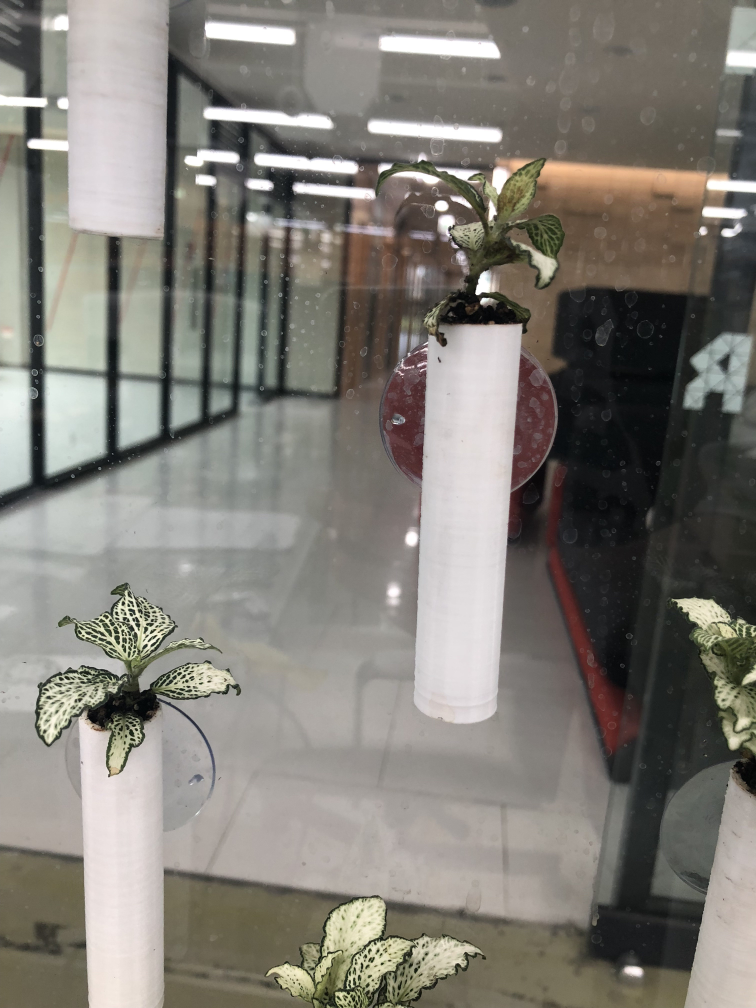
#> input picture 002_ColorSegDetection_v003_newImageTest/test_1.jpg, 3024 x 4032 px, given in place of the camera (shown at 1/4 size)
$ python contour_detection.py   (older library calls are emulated)
#> lines starting #> are read from the running program, lines starting #| are printed output that depends on the picture; after the words box and inside, x2 and y2 are one past the last pixel; in counts of white or black regions, pixels touching at a corner belong together
from __future__ import division
import cv2
import numpy as np
import time

def nothing(*arg):
    pass


FRAME_WIDTH = 640
FRAME_HEIGHT = 480

# Initial HSV GUI slider values to load on program start.
# icol = (36, 202, 59, 71, 255, 255)    # Green
# icol = (18, 0, 196, 36, 255, 255)  # Yellow
icol = (89, 0, 0, 125, 255, 255)  # Blue
# icol = (0, 100, 80, 10, 255, 255)   # Red
# icol = (104, 117, 222, 121, 255, 255)   # test
# icol = (0, 0, 0, 255, 255, 255)  # New start

cv2.namedWindow('colorTest')
# Lower range colour sliders.
cv2.createTrackbar('lowHue', 'colorTest', icol[0], 255, nothing)
cv2.createTrackbar('lowSat', 'colorTest', icol[1], 255, nothing)
cv2.createTrackbar('lowVal', 'colorTest', icol[2], 255, nothing)
# Higher range colour sliders.
cv2.createTrackbar('highHue', 'colorTest', icol[3], 255, nothing)
cv2.createTrackbar('highSat', 'colorTest', icol[4], 255, nothing)
cv2.createTrackbar('highVal', 'colorTest', icol[5], 255, nothing)

# Initialize webcam. Webcam 0 or webcam 1 or ...
vidCapture = cv2.VideoCapture(0)
vidCapture.set(cv2.CAP_PROP_FRAME_WIDTH, FRAME_WIDTH)
vidCapture.set(cv2.CAP_PROP_FRAME_HEIGHT, FRAME_HEIGHT)

while True:
    timeCheck = time.time()
    # Get HSV values from the GUI sliders.
    lowHue = cv2.getTrackbarPos('lowHue', 'colorTest')
    lowSat = cv2.getTrackbarPos('lowSat', 'colorTest')
    lowVal = cv2.getTrackbarPos('lowVal', 'colorTest')
    highHue = cv2.getTrackbarPos('highHue', 'colorTest')
    highSat = cv2.getTrackbarPos('highSat', 'colorTest')
    highVal = cv2.getTrackbarPos('highVal', 'colorTest')

    # Get webcam frame
    _, frame = vidCapture.read()
#> frame is the input picture: shape (4032, 3024, 3); mean B, G, R 118.6, 125.7, 129

    # Show the original image.
    cv2.imshow('frame', frame)

    # Convert the frame to HSV colour model.
    frameHSV = cv2.cvtColor(frame, cv2.COLOR_BGR2HSV)
#> frameHSV: shape (4032, 3024, 3); mean H, S, V 44.4, 29.8, 130.5

    # HSV values to define a colour range we want to create a mask from.
    colorLow = np.array([lowHue, lowSat, lowVal])
    colorHigh = np.array([highHue, highSat, highVal])
    mask = cv2.inRange(frameHSV, colorLow, colorHigh)
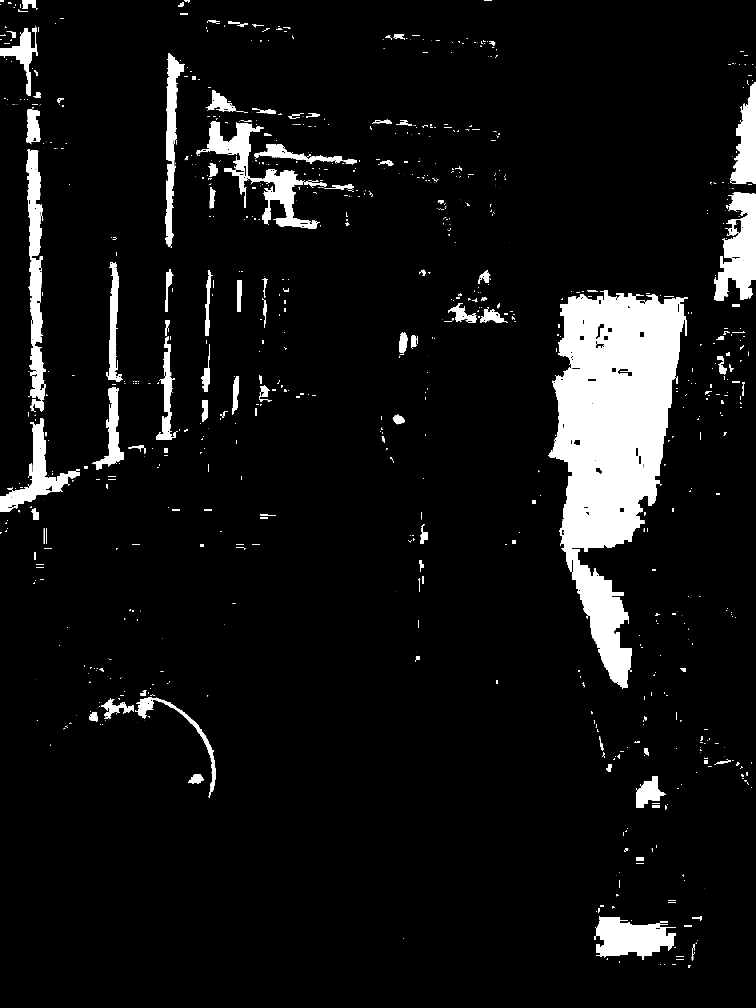
#> mask: shape (4032, 3024) (shown at 1/4 size); 7.2% white; 1269 white regions (837 under 20 px)
    # Show the first mask
    cv2.imshow('mask-plain', mask)

    im2, contours, hierarchy = cv2.findContours(mask, cv2.RETR_TREE, cv2.CHAIN_APPROX_SIMPLE)
#> contours = 1757 contours, 1339 with area under 20; largest, box (x1, y1, x2, y2) and area: (2194, 1172, 2752, 2754) 468886, (786, 486, 1306, 915) 43164, (2858, 770, 3024, 1204) 42963, (106, 597, 184, 1648) 42126, (2378, 3664, 2705, 3840) 36132

    contour_sizes = [(cv2.contourArea(contour), contour) for contour in contours]
#> contour_sizes = 1757 items
    biggest_contour = max(contour_sizes, key=lambda x: x[0])[1]
#> biggest_contour = contour of 1524 points, box (x1, y1, x2, y2) (2194, 1172, 2752, 2754), area 468886

    # cv2.drawContours(frame, biggest_contour, -1, (0,255,0), 3)

    x, y, w, h = cv2.boundingRect(biggest_contour)
#> x = 2194; y = 1172; w = 558; h = 1582
    cv2.rectangle(frame, (x, y), (x + w, y + h), (0, 255, 0), 2)

    # [8 lines of commented-out code are left out]
    cv2.imshow('colorTest', frame)

    k = cv2.waitKey(5) & 0xFF
#> (key Esc is pressed here)
    if k == 27:
        break
    print('fps - ', 1 / (time.time() - timeCheck))

cv2.destroyAllWindows()
vidCapture.release()

$ run again, on 002_ColorSegDetection_v003_newImageTest/test_2.jpg
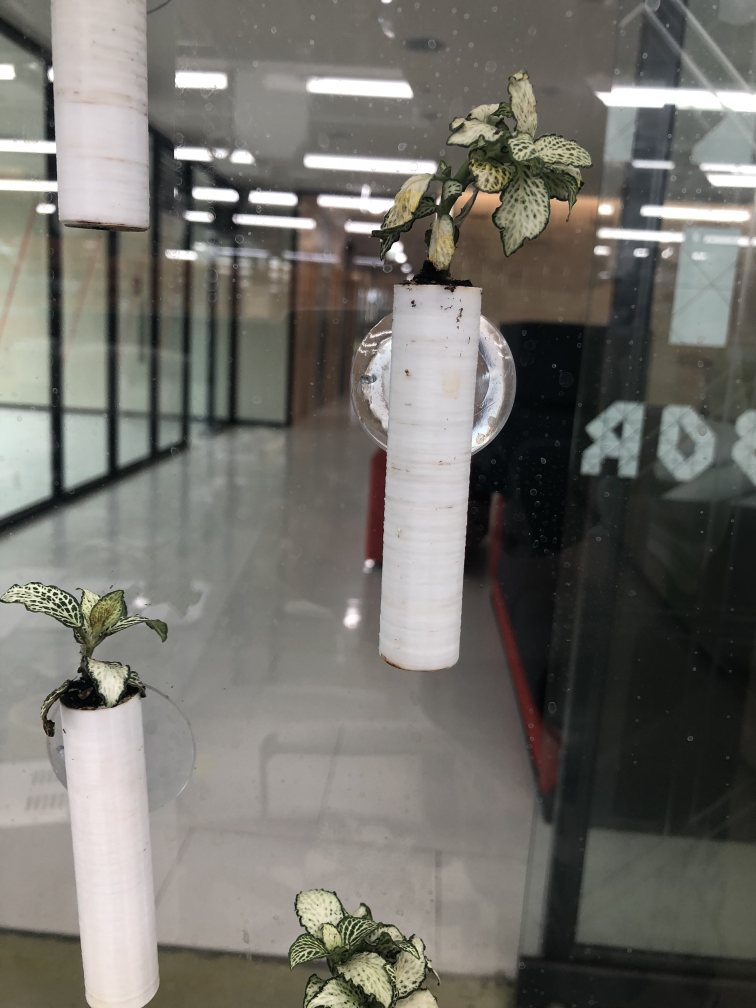
#> input picture 002_ColorSegDetection_v003_newImageTest/test_2.jpg, 3024 x 4032 px, given in place of the camera (shown at 1/4 size)
#> frame is the input picture: shape (4032, 3024, 3); mean B, G, R 107, 112.9, 114.6
#> frameHSV: shape (4032, 3024, 3); mean H, S, V 45.1, 29.3, 116.5
#> `mask = cv2.inRange(frameHSV, colorLow, colorHigh)`:
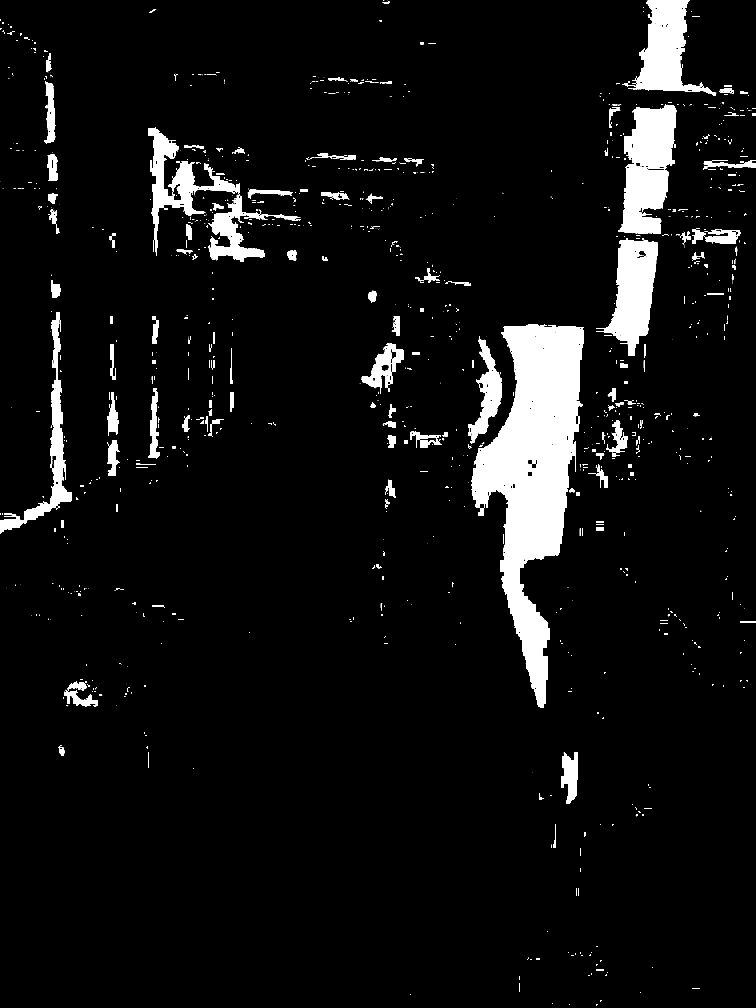
#> mask: shape (4032, 3024) (shown at 1/4 size); 6.5% white; 1412 white regions (883 under 20 px)
#> contours = 1906 contours, 1429 with area under 20; largest, box (x1, y1, x2, y2) and area: (1884, 1296, 2336, 2832) 320217, (2472, 416, 2708, 936) 79674, (2384, 952, 2631, 1424) 59390, (2488, 0, 2865, 384) 57460, (592, 508, 960, 1023) 39216
#> contour_sizes = 1906 items
#> biggest_contour = contour of 1320 points, box (x1, y1, x2, y2) (1884, 1296, 2336, 2832), area 320217
#> x = 1884; y = 1296; w = 452; h = 1536

$ run again, on 002_ColorSegDetection_v003_newImageTest/test_3.jpg
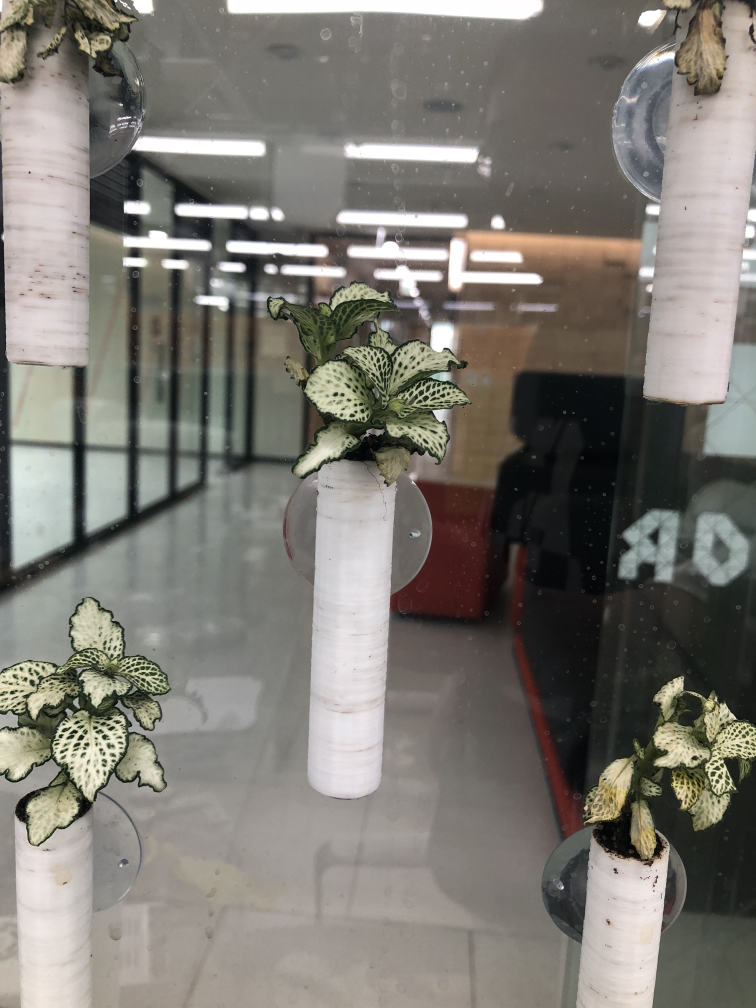
#> input picture 002_ColorSegDetection_v003_newImageTest/test_3.jpg, 3024 x 4032 px, given in place of the camera (shown at 1/4 size)
#> frame is the input picture: shape (4032, 3024, 3); mean B, G, R 115.2, 121.9, 125.1
#> frameHSV: shape (4032, 3024, 3); mean H, S, V 39.3, 30.4, 126.7
#> `mask = cv2.inRange(frameHSV, colorLow, colorHigh)`:
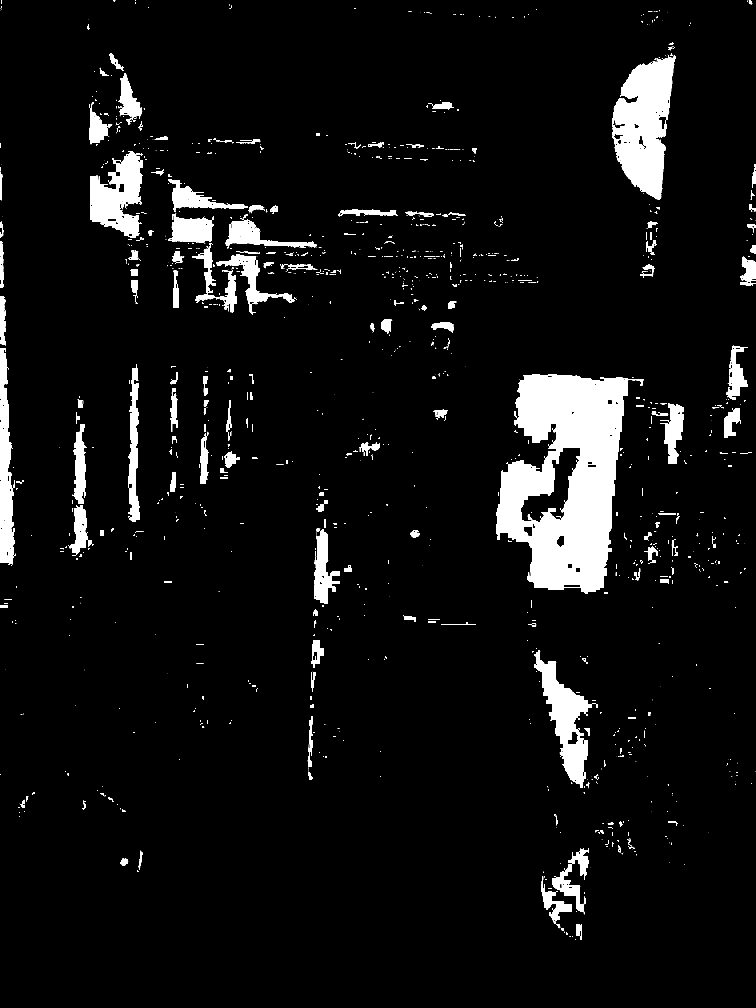
#> mask: shape (4032, 3024) (shown at 1/4 size); 6.5% white; 1660 white regions (1113 under 20 px)
#> contours = 2262 contours, 1742 with area under 20; largest, box (x1, y1, x2, y2) and area: (1984, 1496, 2576, 2376) 326399, (2448, 223, 2702, 798) 92136, (2136, 2600, 2392, 3152) 46652, (360, 604, 572, 952) 43905, (0, 1392, 58, 2258) 33009
#> contour_sizes = 2262 items
#> biggest_contour = contour of 637 points, box (x1, y1, x2, y2) (1984, 1496, 2576, 2376), area 326399
#> x = 1984; y = 1496; w = 592; h = 880

$ run again, on 002_ColorSegDetection_v003_newImageTest/test_4.jpg
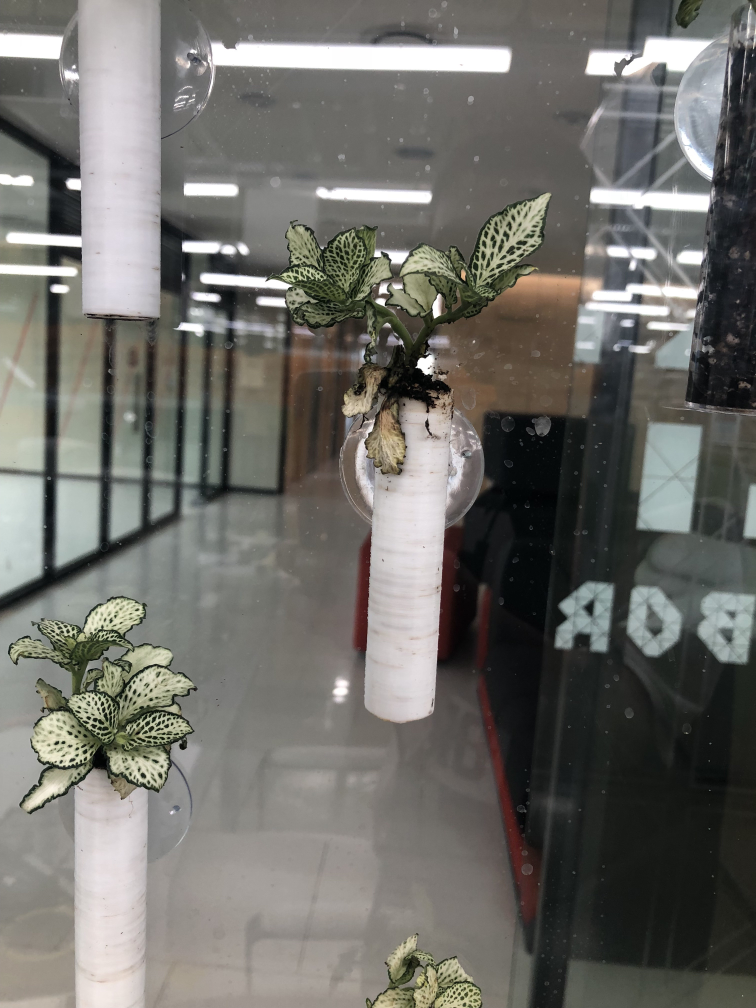
#> input picture 002_ColorSegDetection_v003_newImageTest/test_4.jpg, 3024 x 4032 px, given in place of the camera (shown at 1/4 size)
#> frame is the input picture: shape (4032, 3024, 3); mean B, G, R 105.1, 110, 110.9
#> frameHSV: shape (4032, 3024, 3); mean H, S, V 49.4, 28.7, 113.3
#> `mask = cv2.inRange(frameHSV, colorLow, colorHigh)`:
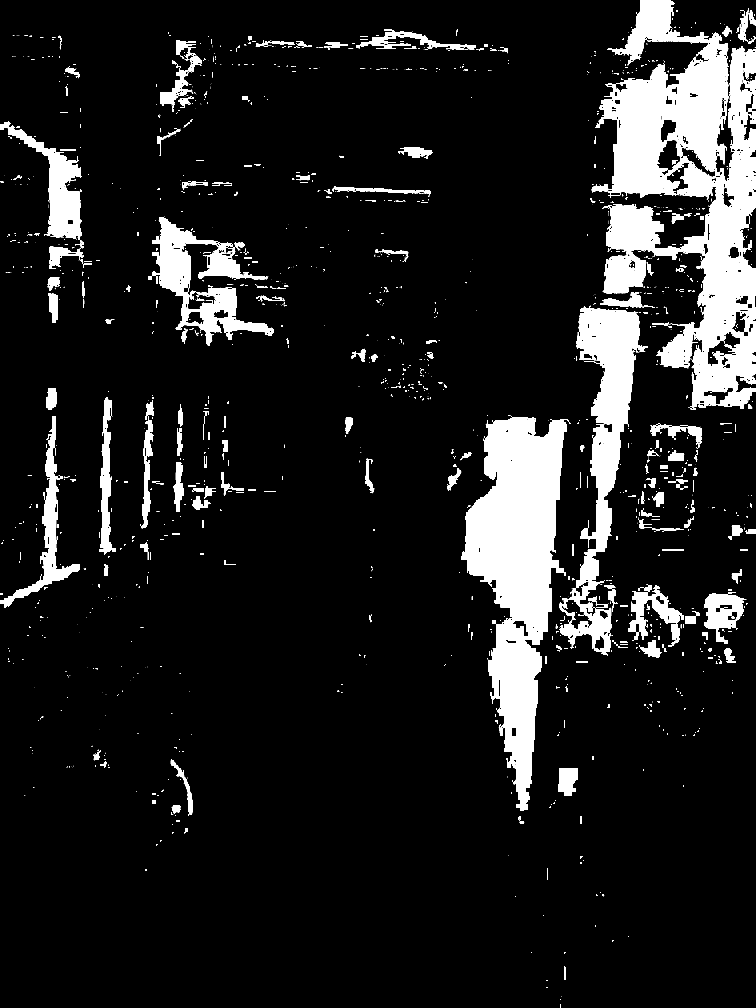
#> mask: shape (4032, 3024) (shown at 1/4 size); 11.4% white; 2113 white regions (1481 under 20 px)
#> contours = 3308 contours, 2527 with area under 20; largest, box (x1, y1, x2, y2) and area: (2367, 0, 3024, 1633) 549859, (1844, 1668, 2274, 3242) 337313, (2304, 1226, 2592, 2352) 127244, (632, 868, 1096, 1384) 66874, (0, 486, 326, 952) 42649
#> contour_sizes = 3308 items
#> biggest_contour = contour of 6106 points, box (x1, y1, x2, y2) (2367, 0, 3024, 1633), area 549859
#> x = 2367; y = 0; w = 657; h = 1633
